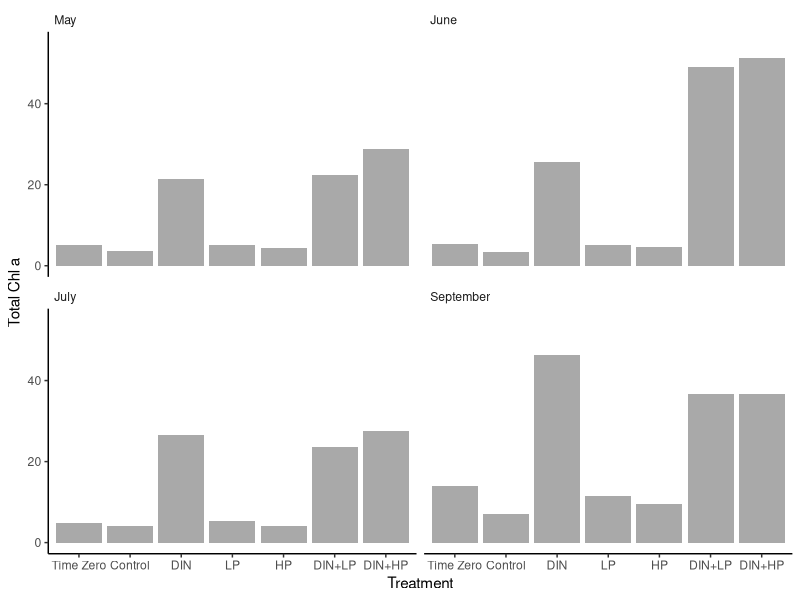
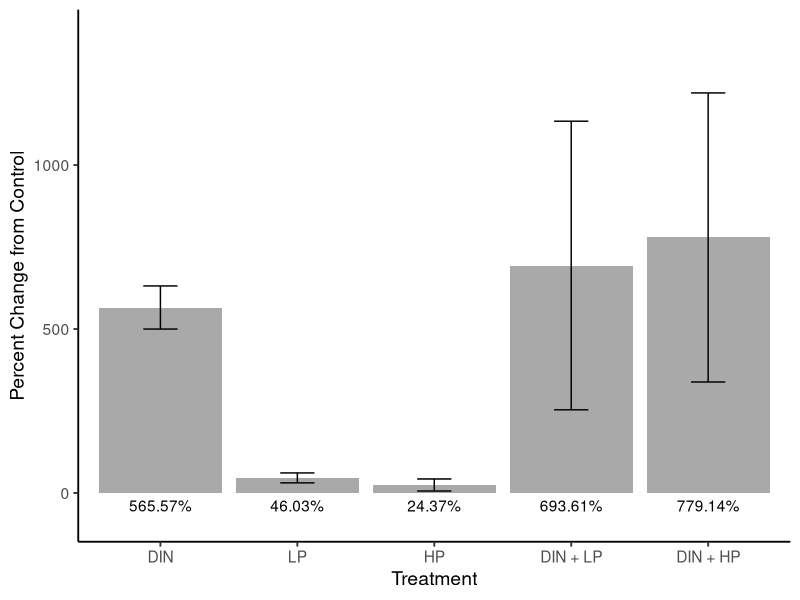

The R script that drew these images, in order: (Note: this script raises an error after producing the figures.)
#2024-01-11
#barplots for all bioassay with and without transformed data

library(tidyverse)
library(dplyr)
library(lubridate)
library(readxl)
library(ggplot2)
library(car)
library(rstatix)

#reference code:

pc_mean_abundances = read_excel("data/PhytoClass_data.xlsx", sheet = "mean_abundances")

summary(pc_mean_abundances)
glimpse(pc_mean_abundances)

variable_names = list("1" = "May", "2" = "June", "3" = "July", "4" = "September")

variable_labeller = function(variable,value){
  return(variable_names[value])
}

Total_Chl_a_individual_bioassays = ggplot(data = pc_mean_abundances, 
                                          aes(x = fct_relevel(Treatment, "T0", "Control", "DIN", "LP", "HP", "DIN_LP", "DIN_HP"), y=mean_Total_Chl_a)) +
  geom_bar(stat='identity', fill="darkgrey") +
  xlab("Treatment") +
  ylab("Total Chl a") +
  scale_x_discrete(labels= c("T0" = "Time Zero", "Control" = "Control", "DIN" = "DIN", "LP" = "LP", "HP" = "HP", "DIN_LP" = "DIN+LP", "DIN_HP" = "DIN+HP")) +
  facet_wrap(~factor(Bioassay, levels=c('1', '2', '3', '4')),  ncol=2, labeller=variable_labeller) +
  theme_classic(base_size = 11) +
  theme(strip.background = element_blank(), strip.text = element_text(hjust = 0)) + 
  ylim(0, 55)
ggsave(Total_Chl_a_individual_bioassays, filename = "figures/PhytoClass/Total_Chl_a_individual_bioassays.png",
       device = "png", height = 7, width = 11)

pc_percent_change = read_excel("data/PhytoClass_data.xlsx", sheet = "percent_change")

summary(pc_percent_change)
glimpse(pc_percent_change)

pc_percent_change_summary = pc_percent_change %>%
  group_by(Treatment) %>%
  summarise(
    tca = mean(Total_Chl_a),
    cyano = mean(Cyanobacteria),
    ga = mean(Green_Algae),
    crypto = mean(Cryptophytes),
    dia = mean(Diatoms),
    dino = mean(Dinoflagellates),
    hapto = mean(Haptophytes),
    tca_sd = sd(Total_Chl_a, na.rm = TRUE),
    cyano_sd = sd(Cyanobacteria, na.rm = TRUE),
    ga_sd = sd(Green_Algae, na.rm = TRUE),
    crypto_sd = sd(Cryptophytes, na.rm = TRUE),
    dia_sd = sd(Diatoms, na.rm = TRUE),
    dino_sd = sd(Dinoflagellates, na.rm = TRUE),
    hapto_sd = sd(Haptophytes, na.rm = TRUE)
  )
pc_percent_change_summary

Total_chl_a_percent_change_2 = ggplot() +
  geom_col(aes(x = fct_relevel(Treatment, "DIN", "LP", "HP", "DIN_LP", "DIN_HP"), 
               y = tca),
           fill = "darkgrey",
           data = pc_percent_change_summary) +
  geom_errorbar(aes(x = fct_relevel(Treatment, "DIN", "LP", "HP", "DIN_LP", "DIN_HP"), 
                    y = tca,
                    ymin = tca-tca_sd, 
                    ymax = tca+tca_sd,
                    width = 0.25),
                data = pc_percent_change_summary) +
  geom_text(aes(label = c("565.57%", "779.14%", "693.61%", "24.37%", "46.03%"), 
                x = fct_relevel(Treatment, "DIN", "LP", "HP", "DIN_LP", "DIN_HP"), 
                y = -75), 
            vjust = -0.5,
            data = pc_percent_change_summary) +
  xlab("Treatment") +
  ylab("Percent Change from Control") +
  scale_x_discrete(labels= c("DIN" = "DIN", "LP" = "LP", "HP" = "HP", "DIN_LP" = "DIN + LP", "DIN_HP" = "DIN + HP")) +
  theme_classic(base_size = 14) +
  ylim(-75,1400)
ggsave(Total_chl_a_percent_change_2, filename = "figures/PhytoClass/Total_chl_a_percent_change_2.png",
       device = "png", height = 7, width = 11)


###################################################################################


B1 = read_excel("data/all_bioassays_percents.xlsx", sheet = "B1")

glimpse(B1)

B1_summary = B1 %>%
  group_by(Treatment) %>%
  summarise(
    mean = mean(Concentration),
    mean_ln = mean(ln_concentration),
    sd = sd(Concentration, na.rm = TRUE),
    sd_ln = sd(ln_concentration, na.rm = TRUE),
  )
B1_summary

B1_plot = ggplot(data = B1_summary, 
       aes(x = fct_relevel(Treatment, "T0", "Control", "DIN", "LP", "HP", "DIN_LP", "DIN_HP"), y=mean)) +
  geom_col(aes(x = fct_relevel(Treatment, "T0", "Control", "DIN", "LP", "HP", "DIN_LP", "DIN_HP"), 
               y = mean),
           fill = "darkgrey",
           data = B1_summary) +
  geom_errorbar(aes(x = fct_relevel(Treatment, "T0", "Control", "DIN", "LP", "HP", "DIN_LP", "DIN_HP"), 
                    y = mean,
                    ymin = mean-sd, 
                    ymax = mean+sd,
                    width = 0.25),
                data = B1_summary) +
  xlab("Treatment") +
  ylab(expression(paste("Total Chl", italic("a"), "(", mu, "g", l^-1,")", sep="")))+
  scale_x_discrete(labels= c("T0" = "Time Zero", "Control" = "Control", "DIN" = "DIN", "LP" = "LP", "HP" = "HP", "DIN_LP" = "DIN + LP", "DIN_HP" = "DIN + HP")) +
  theme_classic(base_size = 14) +
  theme(axis.title.x=element_blank())+
  geom_text(aes(label = c("3.52", "21.4", "28.9", "22.4", "4.39", "5.12", "5.18"), 
               x = fct_relevel(Treatment, "T0", "Control", "DIN", "LP", "HP", "DIN_LP", "DIN_HP"), 
               y = -5), 
           vjust = -0.5,
           data = B1_summary) +
  ylim(-5, 60)

B2 = read_excel("data/all_bioassays_percents.xlsx", sheet = "B2")

glimpse(B2)

B2_summary = B2 %>%
  group_by(Treatment) %>%
  summarise(
    mean = mean(Concentration),
    mean_ln = mean(ln_concentration),
    sd = sd(Concentration, na.rm = TRUE),
    sd_ln = sd(ln_concentration, na.rm = TRUE),
  )
B2_summary

B2_plot = ggplot(data = B2_summary, 
       aes(x = fct_relevel(Treatment, "T0", "Control", "DIN", "LP", "HP", "DIN_LP", "DIN_HP"), y=mean)) +
  geom_col(aes(x = fct_relevel(Treatment, "T0", "Control", "DIN", "LP", "HP", "DIN_LP", "DIN_HP"), 
               y = mean),
           fill = "darkgrey",
           data = B2_summary) +
  geom_errorbar(aes(x = fct_relevel(Treatment, "T0", "Control", "DIN", "LP", "HP", "DIN_LP", "DIN_HP"), 
                    y = mean,
                    ymin = mean-sd, 
                    ymax = mean+sd,
                    width = 0.25),
                data = B2_summary) +
  xlab("Treatment") +
  ylab(expression(paste("Total Chl", italic("a"), "(", mu, "g", l^-1,")", sep="")))+
  scale_x_discrete(labels= c("T0" = "Time Zero", "Control" = "Control", "DIN" = "DIN", "LP" = "LP", "HP" = "HP", "DIN_LP" = "DIN + LP", "DIN_HP" = "DIN + HP")) +
  theme_classic(base_size = 14) +
  theme(axis.title.y=element_blank(), axis.title.x=element_blank())+
  geom_text(aes(label = c("3.38", "25.7", "51.2", "49.1", "4.70", "5.06", "5.38"), 
                x = fct_relevel(Treatment, "T0", "Control", "DIN", "LP", "HP", "DIN_LP", "DIN_HP"), 
                y = -5), 
            vjust = -0.5,
            data = B2_summary) +
  ylim(-5, 60)

B3 = read_excel("data/all_bioassays_percents.xlsx", sheet = "B3")

glimpse(B3)

B3_summary = B3 %>%
  group_by(Treatment) %>%
  summarise(
    mean = mean(Concentration),
    mean_ln = mean(ln_concentration),
    sd = sd(Concentration, na.rm = TRUE),
    sd_ln = sd(ln_concentration, na.rm = TRUE),
  )
B3_summary

B3_plot = ggplot(data = B3_summary, 
       aes(x = fct_relevel(Treatment, "T0", "Control", "DIN", "LP", "HP", "DIN_LP", "DIN_HP"), y=mean)) +
  geom_col(aes(x = fct_relevel(Treatment, "T0", "Control", "DIN", "LP", "HP", "DIN_LP", "DIN_HP"), 
               y = mean),
           fill = "darkgrey",
           data = B3_summary) +
  geom_errorbar(aes(x = fct_relevel(Treatment, "T0", "Control", "DIN", "LP", "HP", "DIN_LP", "DIN_HP"), 
                    y = mean,
                    ymin = mean-sd, 
                    ymax = mean+sd,
                    width = 0.25),
                data = B3_summary) +
  xlab("Treatment") +
  ylab(expression(paste("Total Chl", italic("a"), "(", mu, "g", l^-1,")", sep="")))+
  scale_x_discrete(labels= c("T0" = "Time Zero", "Control" = "Control", "DIN" = "DIN", "LP" = "LP", "HP" = "HP", "DIN_LP" = "DIN + LP", "DIN_HP" = "DIN + HP")) +
  theme_classic(base_size = 14) +
  geom_text(aes(label = c("4.15", "26.5", "27.4", "23.7", "4.08", "5.24", "4.86"), 
                x = fct_relevel(Treatment, "T0", "Control", "DIN", "LP", "HP", "DIN_LP", "DIN_HP"), 
                y = -5), 
            vjust = -0.5,
            data = B3_summary) +
  ylim(-5, 60)

B4 = read_excel("data/all_bioassays_percents.xlsx", sheet = "B4")

glimpse(B4)

B4_summary = B4 %>%
  group_by(Treatment) %>%
  summarise(
    mean = mean(Concentration),
    mean_ln = mean(ln_concentration),
    sd = sd(Concentration, na.rm = TRUE),
    sd_ln = sd(ln_concentration, na.rm = TRUE),
  )
B4_summary

B4_plot = ggplot(data = B4_summary, 
       aes(x = fct_relevel(Treatment, "T0", "Control", "DIN", "LP", "HP", "DIN_LP", "DIN_HP"), y=mean)) +
  geom_col(aes(x = fct_relevel(Treatment, "T0", "Control", "DIN", "LP", "HP", "DIN_LP", "DIN_HP"), 
               y = mean),
           fill = "darkgrey",
           data = B4_summary) +
  geom_errorbar(aes(x = fct_relevel(Treatment, "T0", "Control", "DIN", "LP", "HP", "DIN_LP", "DIN_HP"), 
                    y = mean,
                    ymin = mean-sd, 
                    ymax = mean+sd,
                    width = 0.25),
                data = B4_summary) +
  xlab("Treatment") +
  ylab(expression(paste("Total Chl", italic("a"), "(", mu, "g", l^-1,")", sep="")))+
  scale_x_discrete(labels= c("T0" = "Time Zero", "Control" = "Control", "DIN" = "DIN", "LP" = "LP", "HP" = "HP", "DIN_LP" = "DIN + LP", "DIN_HP" = "DIN + HP")) +
  theme_classic(base_size = 14) +
  theme(axis.title.y=element_blank())+
  geom_text(aes(label = c("7.07", "46.3", "36.8", "36.6", "9.59", "11.5", "14.1"), 
                x = fct_relevel(Treatment, "T0", "Control", "DIN", "LP", "HP", "DIN_LP", "DIN_HP"), 
                y = -5), 
            vjust = -0.5,
            data = B4_summary) +
  ylim(-5, 60)


biomass_plot = ggarrange(B1_plot, B2_plot, B3_plot, B4_plot,
                              labels = c("A", "B", "C", "D"),
                              ncol = 2, nrow = 2)

ggsave(biomass_plot, filename = "figures/biomass_plot.png",
       device = "png", height = 10, width = 11)

#####################################################same but ln

B1 = read_excel("data/all_bioassays_percents.xlsx", sheet = "B1")

glimpse(B1)

B1_summary = B1 %>%
  group_by(Treatment) %>%
  summarise(
    mean = mean(Concentration),
    mean_ln = mean(ln_concentration),
    sd = sd(Concentration, na.rm = TRUE),
    sd_ln = sd(ln_concentration, na.rm = TRUE),
  )
B1_summary

B1_plot_ln = ggplot(data = B1_summary, 
                 aes(x = fct_relevel(Treatment, "T0", "Control", "DIN", "LP", "HP", "DIN_LP", "DIN_HP"), y=mean_ln)) +
  geom_col(aes(x = fct_relevel(Treatment, "T0", "Control", "DIN", "LP", "HP", "DIN_LP", "DIN_HP"), 
               y = mean_ln),
           fill = "darkgrey",
           data = B1_summary) +
  geom_errorbar(aes(x = fct_relevel(Treatment, "T0", "Control", "DIN", "LP", "HP", "DIN_LP", "DIN_HP"), 
                    y = mean_ln,
                    ymin = mean_ln-sd_ln, 
                    ymax = mean_ln+sd_ln,
                    width = 0.25),
                data = B1_summary) +
  xlab("Treatment") +
  ylab(expression(paste("ln(total Chl", italic("a"), "(", mu, "g", l^-1,"))", sep="")))+
  scale_x_discrete(labels= c("T0" = "Time Zero", "Control" = "Control", "DIN" = "DIN", "LP" = "LP", "HP" = "HP", "DIN_LP" = "DIN + LP", "DIN_HP" = "DIN + HP")) +
  theme_classic(base_size = 14) +
  theme(axis.title.x=element_blank())+
  geom_text(aes(label = c("1.25", "3.04", "3.36", "3.08", "1.48", "1.62", "1.64"), 
                x = fct_relevel(Treatment, "T0", "Control", "DIN", "LP", "HP", "DIN_LP", "DIN_HP"), 
                y = -0.25), 
            vjust = -0.5,
            data = B1_summary) +
  ylim(-0.25, 5)

B2 = read_excel("data/all_bioassays_percents.xlsx", sheet = "B2")

glimpse(B2)

B2_summary = B2 %>%
  group_by(Treatment) %>%
  summarise(
    mean = mean(Concentration),
    mean_ln = mean(ln_concentration),
    sd = sd(Concentration, na.rm = TRUE),
    sd_ln = sd(ln_concentration, na.rm = TRUE),
  )
B2_summary

B2_plot_ln = ggplot(data = B2_summary, 
                 aes(x = fct_relevel(Treatment, "T0", "Control", "DIN", "LP", "HP", "DIN_LP", "DIN_HP"), y=mean_ln)) +
  geom_col(aes(x = fct_relevel(Treatment, "T0", "Control", "DIN", "LP", "HP", "DIN_LP", "DIN_HP"), 
               y = mean_ln),
           fill = "darkgrey",
           data = B2_summary) +
  geom_errorbar(aes(x = fct_relevel(Treatment, "T0", "Control", "DIN", "LP", "HP", "DIN_LP", "DIN_HP"), 
                    y = mean_ln,
                    ymin = mean_ln-sd_ln, 
                    ymax = mean_ln+sd_ln,
                    width = 0.25),
                data = B2_summary) +
  xlab("Treatment") +
  ylab(expression(paste("ln(total Chl", italic("a"), "(", mu, "g", l^-1,"))", sep="")))+
  scale_x_discrete(labels= c("T0" = "Time Zero", "Control" = "Control", "DIN" = "DIN", "LP" = "LP", "HP" = "HP", "DIN_LP" = "DIN + LP", "DIN_HP" = "DIN + HP")) +
  theme_classic(base_size = 14) +
  theme(axis.title.y=element_blank(), axis.title.x=element_blank())+
  geom_text(aes(label = c("1.21", "3.25", "3.94", "3.89", "1.54", "1.61", "1.68"), 
                x = fct_relevel(Treatment, "T0", "Control", "DIN", "LP", "HP", "DIN_LP", "DIN_HP"), 
                y = -0.25), 
            vjust = -0.5,
            data = B2_summary) +
  ylim(-0.25, 5)

B3 = read_excel("data/all_bioassays_percents.xlsx", sheet = "B3")

glimpse(B3)

B3_summary = B3 %>%
  group_by(Treatment) %>%
  summarise(
    mean = mean(Concentration),
    mean_ln = mean(ln_concentration),
    sd = sd(Concentration, na.rm = TRUE),
    sd_ln = sd(ln_concentration, na.rm = TRUE),
  )
B3_summary

B3_plot_ln = ggplot(data = B3_summary, 
                 aes(x = fct_relevel(Treatment, "T0", "Control", "DIN", "LP", "HP", "DIN_LP", "DIN_HP"), y=mean_ln)) +
  geom_col(aes(x = fct_relevel(Treatment, "T0", "Control", "DIN", "LP", "HP", "DIN_LP", "DIN_HP"), 
               y = mean_ln),
           fill = "darkgrey",
           data = B3_summary) +
  geom_errorbar(aes(x = fct_relevel(Treatment, "T0", "Control", "DIN", "LP", "HP", "DIN_LP", "DIN_HP"), 
                    y = mean_ln,
                    ymin = mean_ln-sd_ln, 
                    ymax = mean_ln+sd_ln,
                    width = 0.25),
                data = B3_summary) +
  xlab("Treatment") +
  ylab(expression(paste("ln(total Chl", italic("a"), "(", mu, "g", l^-1,"))", sep="")))+
  scale_x_discrete(labels= c("T0" = "Time Zero", "Control" = "Control", "DIN" = "DIN", "LP" = "LP", "HP" = "HP", "DIN_LP" = "DIN + LP", "DIN_HP" = "DIN + HP")) +
  theme_classic(base_size = 14) +
  geom_text(aes(label = c("1.42", "3.27", "3.31", "3.14", "1.41", "1.65", "1.58"), 
                x = fct_relevel(Treatment, "T0", "Control", "DIN", "LP", "HP", "DIN_LP", "DIN_HP"), 
                y = -0.25), 
            vjust = -0.5,
            data = B3_summary) +
  ylim(-0.25, 5)

B4 = read_excel("data/all_bioassays_percents.xlsx", sheet = "B4")

glimpse(B4)

B4_summary = B4 %>%
  group_by(Treatment) %>%
  summarise(
    mean = mean(Concentration),
    mean_ln = mean(ln_concentration),
    sd = sd(Concentration, na.rm = TRUE),
    sd_ln = sd(ln_concentration, na.rm = TRUE),
  )
B4_summary

B4_plot_ln = ggplot(data = B4_summary, 
                 aes(x = fct_relevel(Treatment, "T0", "Control", "DIN", "LP", "HP", "DIN_LP", "DIN_HP"), y=mean_ln)) +
  geom_col(aes(x = fct_relevel(Treatment, "T0", "Control", "DIN", "LP", "HP", "DIN_LP", "DIN_HP"), 
               y = mean_ln),
           fill = "darkgrey",
           data = B4_summary) +
  geom_errorbar(aes(x = fct_relevel(Treatment, "T0", "Control", "DIN", "LP", "HP", "DIN_LP", "DIN_HP"), 
                    y = mean_ln,
                    ymin = mean_ln-sd_ln, 
                    ymax = mean_ln+sd_ln,
                    width = 0.25),
                data = B4_summary) +
  xlab("Treatment") +
  ylab(expression(paste("ln(total Chl", italic("a"), "(", mu, "g", l^-1,"))", sep="")))+
  scale_x_discrete(labels= c("T0" = "Time Zero", "Control" = "Control", "DIN" = "DIN", "LP" = "LP", "HP" = "HP", "DIN_LP" = "DIN + LP", "DIN_HP" = "DIN + HP")) +
  theme_classic(base_size = 14) +
  theme(axis.title.y=element_blank())+
  geom_text(aes(label = c("1.95", "3.83", "3.60", "3.59", "2.26", "2.42", "2.64"), 
                x = fct_relevel(Treatment, "T0", "Control", "DIN", "LP", "HP", "DIN_LP", "DIN_HP"), 
                y = -0.25), 
            vjust = -0.5,
            data = B4_summary) +
  ylim(-0.25, 5)


biomass_plot_ln = ggarrange(B1_plot_ln, B2_plot_ln, B3_plot_ln, B4_plot_ln,
                         labels = c("A", "B", "C", "D"),
                         ncol = 2, nrow = 2)

ggsave(biomass_plot_ln, filename = "figures/biomass_plot_ln.png",
       device = "png", height = 10, width = 11)
